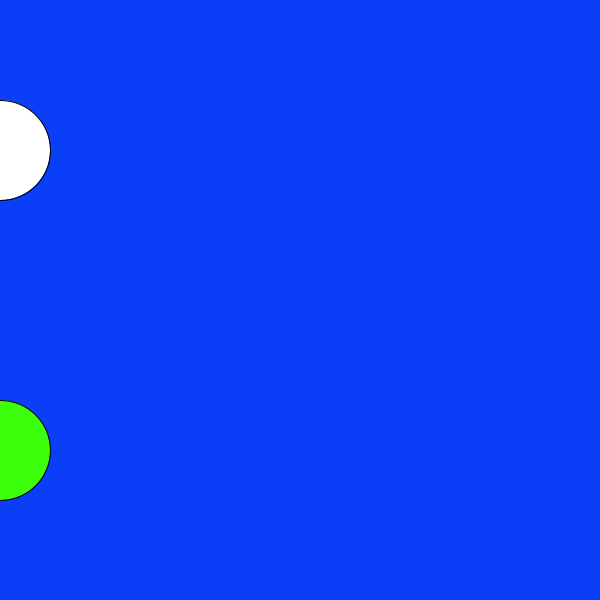
Frame 1 (no input)
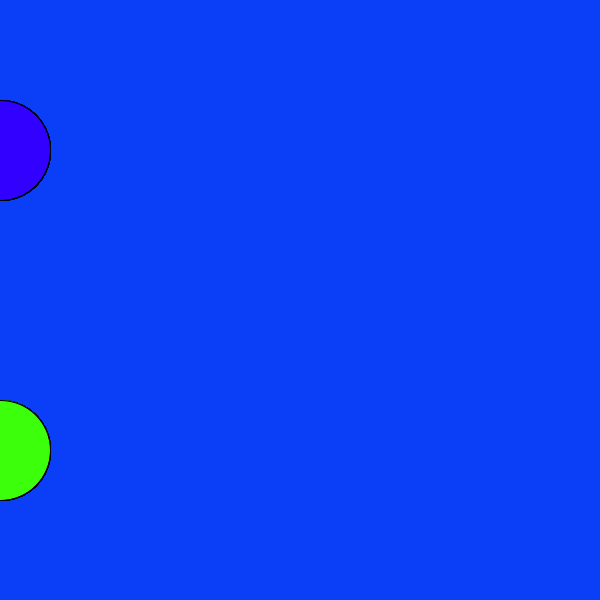
Frame 60 (the mouse pressed at the canvas centre just before this capture)
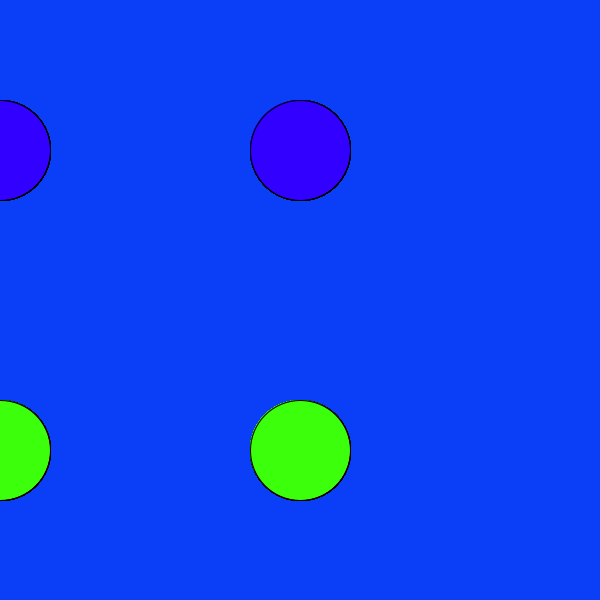
Frame 120 (the mouse held since frame 60 and released just before this capture)

The Processing sketch that drew these frames (run headless with seeded random() and noise(); from frame 60 on, the mouse is pressed at the canvas centre):

// Processing sketch: processing_81101
// ── processing_81101.pde


void setup(){
  size(600,600);
  background(10,63,247);
}
void keyPressed(){
  background(6,0,0);
}
void keyReleased(){
  background(10,63,247);
}
void draw(){
  ellipse();
  ellipse2();
}
void ellipse(){
  ellipse(mouseX,150,100,100);
  fill(60,255,12);
  if(keyPressed){
    fill(20,90,4);
  }
}
void ellipse2(){
  ellipse(mouseX,450,100,100);
  fill(50,0,255);
  if(keyPressed){
    fill(40,3,80);
  }
}
